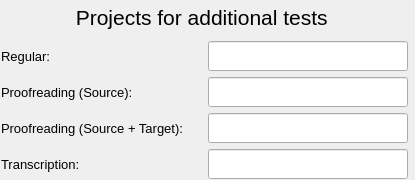
<?xml version="1.0" encoding="UTF-8"?>
<ui version="4.0">
 <class>Form</class>
 <widget class="QWidget" name="Form">
  <property name="geometry">
   <rect>
    <x>0</x>
    <y>0</y>
    <width>415</width>
    <height>180</height>
   </rect>
  </property>
  <property name="minimumSize">
   <size>
    <width>415</width>
    <height>180</height>
   </size>
  </property>
  <property name="maximumSize">
   <size>
    <width>415</width>
    <height>180</height>
   </size>
  </property>
  <property name="windowTitle">
   <string>Additional Testing</string>
  </property>
  <widget class="QWidget" name="verticalLayoutWidget">
   <property name="geometry">
    <rect>
     <x>0</x>
     <y>0</y>
     <width>410</width>
     <height>179</height>
    </rect>
   </property>
   <layout class="QVBoxLayout" name="verticalLayout">
    <item>
     <widget class="QLabel" name="label_5">
      <property name="font">
       <font>
        <pointsize>16</pointsize>
        <weight>50</weight>
        <bold>false</bold>
       </font>
      </property>
      <property name="text">
       <string>             Projects for additional tests</string>
      </property>
     </widget>
    </item>
    <item>
     <layout class="QHBoxLayout" name="horizontalLayout">
      <item>
       <widget class="QLabel" name="label">
        <property name="minimumSize">
         <size>
          <width>200</width>
          <height>30</height>
         </size>
        </property>
        <property name="maximumSize">
         <size>
          <width>200</width>
          <height>30</height>
         </size>
        </property>
        <property name="font">
         <font>
          <pointsize>10</pointsize>
         </font>
        </property>
        <property name="text">
         <string>Regular:</string>
        </property>
       </widget>
      </item>
      <item>
       <widget class="QLineEdit" name="reg_proj">
        <property name="minimumSize">
         <size>
          <width>200</width>
          <height>30</height>
         </size>
        </property>
        <property name="maximumSize">
         <size>
          <width>200</width>
          <height>30</height>
         </size>
        </property>
        <property name="font">
         <font>
          <pointsize>10</pointsize>
         </font>
        </property>
       </widget>
      </item>
     </layout>
    </item>
    <item>
     <layout class="QHBoxLayout" name="horizontalLayout_2">
      <item>
       <widget class="QLabel" name="label_2">
        <property name="minimumSize">
         <size>
          <width>200</width>
          <height>30</height>
         </size>
        </property>
        <property name="maximumSize">
         <size>
          <width>200</width>
          <height>30</height>
         </size>
        </property>
        <property name="font">
         <font>
          <pointsize>10</pointsize>
         </font>
        </property>
        <property name="text">
         <string>Proofreading (Source):</string>
        </property>
       </widget>
      </item>
      <item>
       <widget class="QLineEdit" name="proof_one">
        <property name="minimumSize">
         <size>
          <width>200</width>
          <height>30</height>
         </size>
        </property>
        <property name="maximumSize">
         <size>
          <width>200</width>
          <height>30</height>
         </size>
        </property>
        <property name="font">
         <font>
          <pointsize>10</pointsize>
         </font>
        </property>
       </widget>
      </item>
     </layout>
    </item>
    <item>
     <layout class="QHBoxLayout" name="horizontalLayout_3">
      <item>
       <widget class="QLabel" name="label_3">
        <property name="minimumSize">
         <size>
          <width>200</width>
          <height>30</height>
         </size>
        </property>
        <property name="maximumSize">
         <size>
          <width>200</width>
          <height>30</height>
         </size>
        </property>
        <property name="font">
         <font>
          <pointsize>10</pointsize>
         </font>
        </property>
        <property name="text">
         <string>Proofreading (Source + Target):</string>
        </property>
       </widget>
      </item>
      <item>
       <widget class="QLineEdit" name="proof_two">
        <property name="minimumSize">
         <size>
          <width>200</width>
          <height>30</height>
         </size>
        </property>
        <property name="maximumSize">
         <size>
          <width>200</width>
          <height>30</height>
         </size>
        </property>
        <property name="font">
         <font>
          <pointsize>10</pointsize>
         </font>
        </property>
       </widget>
      </item>
     </layout>
    </item>
    <item>
     <layout class="QHBoxLayout" name="horizontalLayout_4">
      <item>
       <widget class="QLabel" name="label_4">
        <property name="minimumSize">
         <size>
          <width>200</width>
          <height>30</height>
         </size>
        </property>
        <property name="maximumSize">
         <size>
          <width>200</width>
          <height>30</height>
         </size>
        </property>
        <property name="font">
         <font>
          <pointsize>10</pointsize>
         </font>
        </property>
        <property name="text">
         <string>Transcription:</string>
        </property>
       </widget>
      </item>
      <item>
       <widget class="QLineEdit" name="transcript">
        <property name="minimumSize">
         <size>
          <width>200</width>
          <height>30</height>
         </size>
        </property>
        <property name="maximumSize">
         <size>
          <width>200</width>
          <height>30</height>
         </size>
        </property>
        <property name="font">
         <font>
          <pointsize>10</pointsize>
         </font>
        </property>
       </widget>
      </item>
     </layout>
    </item>
   </layout>
  </widget>
  <zorder>verticalLayoutWidget</zorder>
  <zorder>proof_two</zorder>
 </widget>
 <resources/>
 <connections/>
</ui>
